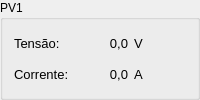
           <widget class="QGroupBox" name="groupBoxPV1">
            <property name="sizePolicy">
             <sizepolicy hsizetype="Ignored" vsizetype="Ignored">
              <horstretch>255</horstretch>
              <verstretch>255</verstretch>
             </sizepolicy>
            </property>
            <property name="minimumSize">
             <size>
              <width>155</width>
              <height>85</height>
             </size>
            </property>
            <property name="maximumSize">
             <size>
              <width>16777215</width>
              <height>16777215</height>
             </size>
            </property>
            <property name="title">
             <string>PV1</string>
            </property>
            <layout class="QGridLayout" name="gridLayout_8">
             <item row="0" column="0">
              <layout class="QHBoxLayout" name="horizontalLayoutPV1">
               <item>
                <layout class="QGridLayout" name="gridLayout_5">
                 <item row="0" column="0">
                  <widget class="QLabel" name="labelPV1Voltage">
                   <property name="font">
                    <font>
                     <pointsize>10</pointsize>
                    </font>
                   </property>
                   <property name="text">
                    <string>Tensão:</string>
                   </property>
                   <property name="textFormat">
                    <enum>Qt::AutoText</enum>
                   </property>
                   <property name="scaledContents">
                    <bool>true</bool>
                   </property>
                   <property name="wordWrap">
                    <bool>false</bool>
                   </property>
                  </widget>
                 </item>
                 <item row="1" column="0">
                  <widget class="QLabel" name="labelPV1Current">
                   <property name="font">
                    <font>
                     <pointsize>10</pointsize>
                    </font>
                   </property>
                   <property name="text">
                    <string>Corrente:</string>
                   </property>
                   <property name="textFormat">
                    <enum>Qt::AutoText</enum>
                   </property>
                   <property name="scaledContents">
                    <bool>true</bool>
                   </property>
                   <property name="wordWrap">
                    <bool>false</bool>
                   </property>
                  </widget>
                 </item>
                </layout>
               </item>
               <item>
                <layout class="QGridLayout" name="gridLayout_6">
                 <item row="0" column="0">
                  <widget class="QLabel" name="labelPV1VoltageValue">
                   <property name="font">
                    <font>
                     <pointsize>10</pointsize>
                    </font>
                   </property>
                   <property name="text">
                    <string>0,0</string>
                   </property>
                   <property name="textFormat">
                    <enum>Qt::AutoText</enum>
                   </property>
                   <property name="scaledContents">
                    <bool>true</bool>
                   </property>
                   <property name="alignment">
                    <set>Qt::AlignRight|Qt::AlignTrailing|Qt::AlignVCenter</set>
                   </property>
                   <property name="wordWrap">
                    <bool>false</bool>
                   </property>
                  </widget>
                 </item>
                 <item row="1" column="0">
                  <widget class="QLabel" name="labelPV1CurrentValue">
                   <property name="font">
                    <font>
                     <pointsize>10</pointsize>
                    </font>
                   </property>
                   <property name="text">
                    <string>0,0</string>
                   </property>
                   <property name="textFormat">
                    <enum>Qt::AutoText</enum>
                   </property>
                   <property name="scaledContents">
                    <bool>true</bool>
                   </property>
                   <property name="alignment">
                    <set>Qt::AlignRight|Qt::AlignTrailing|Qt::AlignVCenter</set>
                   </property>
                   <property name="wordWrap">
                    <bool>false</bool>
                   </property>
                  </widget>
                 </item>
                </layout>
               </item>
               <item>
                <layout class="QGridLayout" name="gridLayout_7">
                 <item row="0" column="0">
                  <widget class="QLabel" name="label_58">
                   <property name="font">
                    <font>
                     <pointsize>10</pointsize>
                    </font>
                   </property>
                   <property name="text">
                    <string>V</string>
                   </property>
                   <property name="textFormat">
                    <enum>Qt::AutoText</enum>
                   </property>
                   <property name="scaledContents">
                    <bool>true</bool>
                   </property>
                   <property name="wordWrap">
                    <bool>false</bool>
                   </property>
                  </widget>
                 </item>
                 <item row="1" column="0">
                  <widget class="QLabel" name="label_59">
                   <property name="font">
                    <font>
                     <pointsize>10</pointsize>
                    </font>
                   </property>
                   <property name="text">
                    <string>A</string>
                   </property>
                   <property name="textFormat">
                    <enum>Qt::AutoText</enum>
                   </property>
                   <property name="scaledContents">
                    <bool>true</bool>
                   </property>
                   <property name="wordWrap">
                    <bool>false</bool>
                   </property>
                  </widget>
                 </item>
                </layout>
               </item>
              </layout>
             </item>
            </layout>
           </widget>
